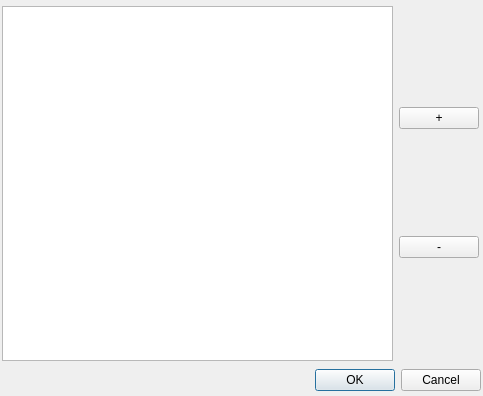
<?xml version="1.0" encoding="UTF-8"?>
<ui version="4.0">
 <class>Dialog</class>
 <widget class="QDialog" name="Dialog">
  <property name="geometry">
   <rect>
    <x>0</x>
    <y>0</y>
    <width>483</width>
    <height>396</height>
   </rect>
  </property>
  <property name="windowTitle">
   <string>创建领料单</string>
  </property>
  <widget class="QWidget" name="verticalLayoutWidget">
   <property name="geometry">
    <rect>
     <x>0</x>
     <y>0</y>
     <width>481</width>
     <height>391</height>
    </rect>
   </property>
   <layout class="QVBoxLayout" name="mainVLayout">
    <item>
     <layout class="QFormLayout" name="formLayout">
      <property name="leftMargin">
       <number>2</number>
      </property>
      <property name="topMargin">
       <number>2</number>
      </property>
      <property name="rightMargin">
       <number>2</number>
      </property>
      <property name="bottomMargin">
       <number>2</number>
      </property>
     </layout>
    </item>
    <item>
     <layout class="QHBoxLayout" name="midHL">
      <property name="leftMargin">
       <number>2</number>
      </property>
      <property name="topMargin">
       <number>2</number>
      </property>
      <property name="rightMargin">
       <number>2</number>
      </property>
      <property name="bottomMargin">
       <number>2</number>
      </property>
      <item>
       <widget class="QTableView" name="itemsTableView"/>
      </item>
      <item>
       <layout class="QVBoxLayout" name="midRightHL">
        <item>
         <widget class="QPushButton" name="addButton">
          <property name="sizePolicy">
           <sizepolicy hsizetype="Minimum" vsizetype="Fixed">
            <horstretch>0</horstretch>
            <verstretch>0</verstretch>
           </sizepolicy>
          </property>
          <property name="minimumSize">
           <size>
            <width>0</width>
            <height>0</height>
           </size>
          </property>
          <property name="baseSize">
           <size>
            <width>40</width>
            <height>0</height>
           </size>
          </property>
          <property name="layoutDirection">
           <enum>Qt::LeftToRight</enum>
          </property>
          <property name="text">
           <string>+</string>
          </property>
         </widget>
        </item>
        <item>
         <widget class="QPushButton" name="removeButton">
          <property name="minimumSize">
           <size>
            <width>0</width>
            <height>0</height>
           </size>
          </property>
          <property name="text">
           <string>-</string>
          </property>
         </widget>
        </item>
       </layout>
      </item>
     </layout>
    </item>
    <item>
     <layout class="QHBoxLayout" name="bottomHL">
      <property name="sizeConstraint">
       <enum>QLayout::SetDefaultConstraint</enum>
      </property>
      <item>
       <widget class="QDialogButtonBox" name="theDialogButtonBox">
        <property name="sizePolicy">
         <sizepolicy hsizetype="Minimum" vsizetype="Minimum">
          <horstretch>0</horstretch>
          <verstretch>0</verstretch>
         </sizepolicy>
        </property>
        <property name="standardButtons">
         <set>QDialogButtonBox::Cancel|QDialogButtonBox::Ok</set>
        </property>
       </widget>
      </item>
     </layout>
    </item>
   </layout>
  </widget>
 </widget>
 <resources/>
 <connections/>
</ui>
